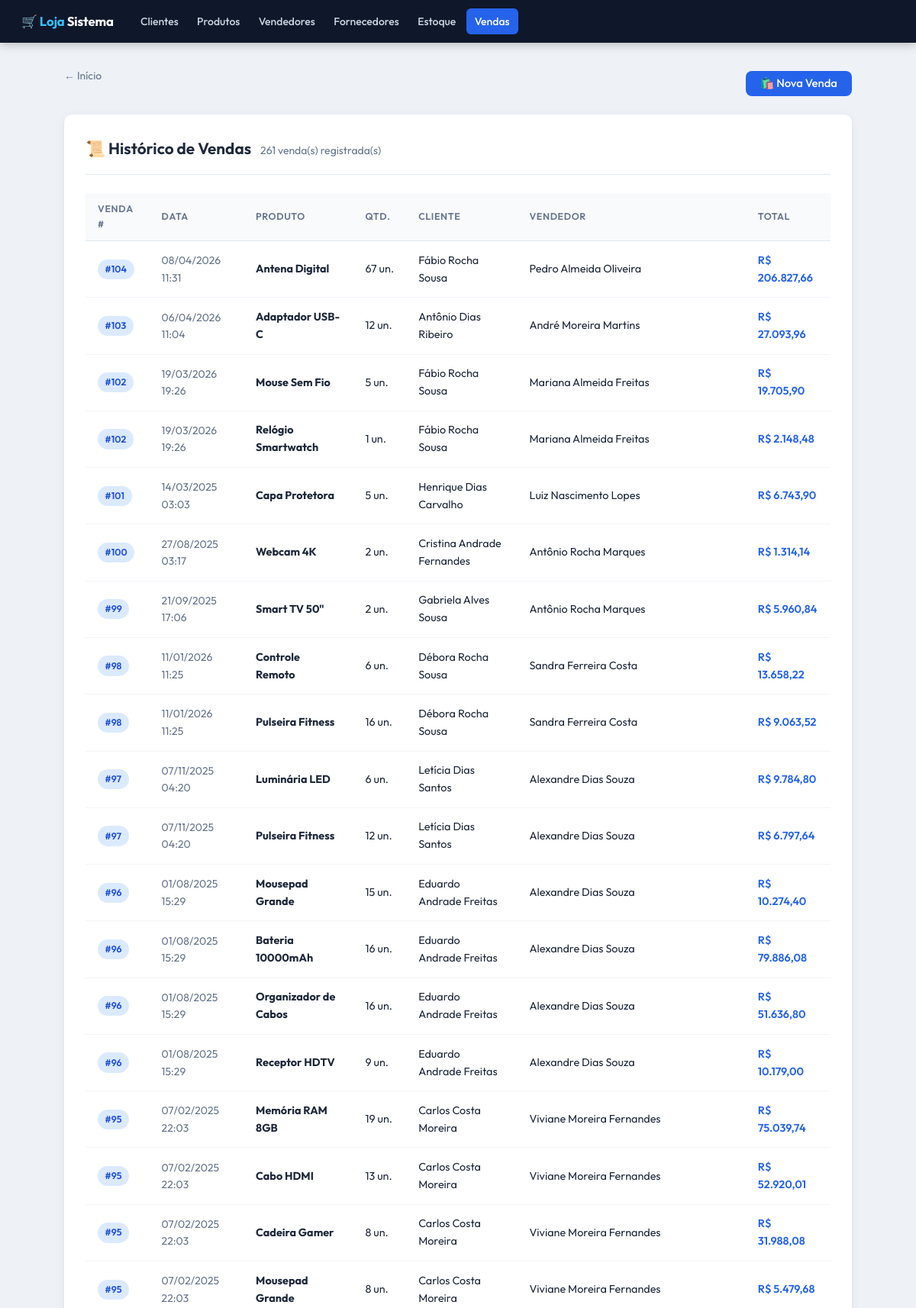
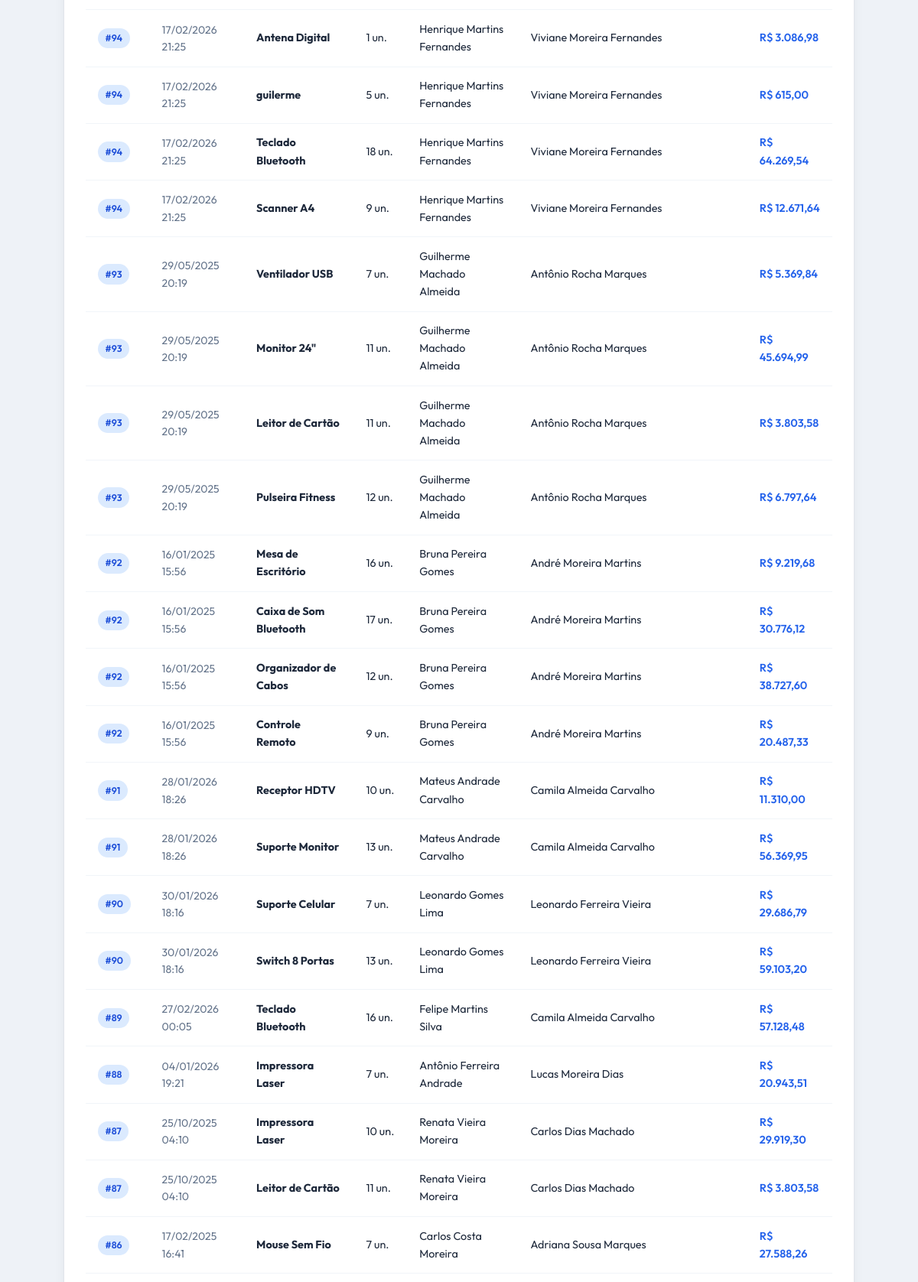
Page /venda/historico.php (signed in, upper part) on the committed database (2 pictures, top to bottom).
### tables this page shows
CREATE TABLE `venda` (
  `id` int(11) NOT NULL,
  `data` datetime DEFAULT current_timestamp(),
  `id_cliente` int(11) NOT NULL,
  `id_vendedor` int(11) NOT NULL
);

CREATE TABLE `produto` (
  `id` int(11) NOT NULL,
  `nome` varchar(100) NOT NULL,
  `descricao` text NOT NULL,
  `preco` decimal(10,2) NOT NULL
);

CREATE TABLE `item_venda` (
  `id` int(11) NOT NULL,
  `id_venda` int(11) NOT NULL,
  `id_produto` int(11) NOT NULL,
  `quantidade` int(11) NOT NULL
);

CREATE TABLE `cliente` (
  `id` int(11) NOT NULL,
  `nome` varchar(100) NOT NULL,
  `cpf` varchar(11) NOT NULL,
  `endereco_cliente` int(100) NOT NULL
);

CREATE TABLE `vendedor` (
  `id` int(11) NOT NULL,
  `nome` varchar(100) NOT NULL
);

### venda/historico.php (the view, shortened to what this page needs)
<!DOCTYPE html>
<html lang="pt-BR">
<head>
  <link rel="stylesheet" href="../estilo.css">
</head>
<body>
<nav class="navbar">
  <a href="../index.php" class="nav-brand">🛒 <span class="destaque">Loja</span> Sistema</a>
  <div class="nav-links">
    <a href="../cliente/cadastrar.php">Clientes</a>
    <a href="../produto/cadastrar.php">Produtos</a>
    <a href="../vendedor/cadastrar.php">Vendedores</a>
    <a href="../fornecedor/cadastrar.php">Fornecedores</a>
    <a href="../estoque/entrada.php">Estoque</a>
    <a href="../venda/vender.php" class="ativo">Vendas</a>
  </div>
</nav>
<?php
include("../conexao.php");
$sql = "
    SELECT
        venda.id,
        venda.data,
        cliente.nome    AS cliente,
        vendedor.nome   AS vendedor,
        produto.nome    AS produto,
        produto.preco,
        item_venda.quantidade
    FROM venda
    JOIN cliente    ON cliente.id   = venda.id_cliente    -- conecta com a tabela de clientes
    JOIN vendedor   ON vendedor.id  = venda.id_vendedor   -- conecta com a tabela de vendedores
    JOIN item_venda ON item_venda.id_venda  = venda.id    -- conecta com os itens de cada venda
    JOIN produto    ON produto.id   = item_venda.id_produto -- conecta com a tabela de produtos
    ORDER BY venda.id DESC                                -- da venda mais recente para a mais antiga
";
$vendas = $pdo->query($sql)->fetchAll();
?>
<div class="container-largo">
  <div style="display:flex; justify-content:space-between; align-items:center; margin-bottom:1.25rem">
    <a href="../index.html" class="link-voltar">← Início</a>
    <a href="vender.php" class="btn btn-primario">🛍️ Nova Venda</a>
  </div>
  <div class="card">
    <div class="card-topo">
      <h2>📜 Histórico de Vendas</h2>
      <p><?= count($vendas) ?> venda(s) registrada(s)</p>
    </div>
    <?php if (empty($vendas)): ?>
      <div class="estado-vazio">
        <div class="icone">🛍️</div>
        <p>Nenhuma venda registrada ainda.</p>
        <a href="vender.php" class="btn btn-primario" style="margin-top:1rem">Realizar a primeira venda</a>
      </div>
    <?php else: ?>
      <div class="tabela-wrapper">
        <table>
          <thead>
            <tr>
              <th>Venda #</th>
              <th>Data</th>
              <th>Produto</th>
              <th>Qtd.</th>
              <th>Cliente</th>
              <th>Vendedor</th>
              <th>Total</th>
            </tr>
          </thead>
          <tbody>
            <?php foreach ($vendas as $v): ?>
              <?php
              $total = $v['preco'] * $v['quantidade'];
              $data = date('d/m/Y H:i', strtotime($v['data']));
              ?>
              <tr>
                <td><span class="badge badge-azul">#<?= $v['id'] ?></span></td>
                <td style="color:var(--text-muted); font-size:0.875rem"><?= $data ?></td>
                <td><strong><?= htmlspecialchars($v['produto']) ?></strong></td>
                <td><?= $v['quantidade'] ?> un.</td>
                <td><?= htmlspecialchars($v['cliente']) ?></td>
                <td><?= htmlspecialchars($v['vendedor']) ?></td>
                <td style="font-weight:600; color:var(--primary)">
                  R$ <?= number_format($total, 2, ',', '.') ?>
                </td>
              </tr>
            <?php endforeach; ?>
          </tbody>
        </table>
      </div>
    <?php endif; ?>
  </div>
</div>
</body>
</html>

### estilo.css (style rules this page uses)
:root { --bg: #eef2f7; --surface: #ffffff; --nav-bg: #0f172a; --nav-text: #cbd5e1; --nav-hover: rgba(255,255,255,0.08); --primary: #2563eb; --primary-dark: #1d4ed8; --primary-light: #dbeafe; --success: #10b981; --success-light: #d1fae5; --danger: #ef4444; --danger-light: #fee2e2; --warning: #f59e0b; --warning-light: #fef3c7; --text: #1e293b; --text-muted: #64748b; --border: #e2e8f0; --radius: 0.625rem; --shadow: 0 1px 3px rgba(0,0,0,0.07), 0 4px 16px rgba(0,0,0,0.05); --shadow-md: 0 4px 12px rgba(0,0,0,0.08), 0 1px 3px rgba(0,0,0,0.05); }
*, *::before, *::after { box-sizing: border-box; margin: 0; padding: 0; }
body { font-family: 'Outfit', sans-serif; background: var(--bg); color: var(--text); min-height: 100vh; line-height: 1.6; }
.navbar { background: var(--nav-bg); padding: 0 1.75rem; height: 3.5rem; display: flex; align-items: center; gap: 1.5rem; position: sticky; top: 0; z-index: 100; box-shadow: 0 2px 12px rgba(0,0,0,0.25); }
.nav-brand { color: #fff; font-weight: 700; font-size: 1.05rem; text-decoration: none; white-space: nowrap; letter-spacing: -0.01em; }
.nav-brand .destaque { color: #38bdf8; }
.nav-links { display: flex; gap: 0.125rem; flex-wrap: wrap; }
.nav-links a { color: var(--nav-text); text-decoration: none; padding: 0.375rem 0.7rem; border-radius: 0.375rem; font-size: 0.875rem; font-weight: 500; transition: background 0.15s, color 0.15s; }
.nav-links a.ativo { background: var(--primary); color: #fff; }
.container-largo { max-width: 1080px; margin: 2rem auto; padding: 0 1.5rem; }
.card { background: var(--surface); border-radius: var(--radius); box-shadow: var(--shadow); padding: 1.75rem; margin-bottom: 1.5rem; }
.card-topo { margin-bottom: 1.5rem; padding-bottom: 1rem; border-bottom: 1px solid var(--border); display: flex; align-items: baseline; gap: 0.75rem; flex-wrap: wrap; }
.card-topo h2 { font-size: 1.3rem; font-weight: 650; color: var(--text); }
.card-topo p { color: var(--text-muted); font-size: 0.875rem; }
.btn { display: inline-flex; align-items: center; gap: 0.4rem; padding: 0.575rem 1.2rem; border: none; border-radius: 0.5rem; font-family: 'Outfit', sans-serif; font-size: 0.925rem; font-weight: 500; cursor: pointer; text-decoration: none; transition: all 0.15s; line-height: 1; white-space: nowrap; }
.btn-primario { background: var(--primary); color: white; }
.tabela-wrapper { overflow-x: auto; }
table { width: 100%; border-collapse: collapse; font-size: 0.9rem; }
thead th { background: #f8fafc; color: var(--text-muted); font-weight: 600; font-size: 0.78rem; text-transform: uppercase; letter-spacing: 0.05em; padding: 0.7rem 1rem; text-align: left; border-bottom: 1px solid var(--border); }
tbody td { padding: 0.85rem 1rem; border-bottom: 1px solid #f1f5f9; color: var(--text); vertical-align: middle; }
.badge { display: inline-block; padding: 0.2rem 0.6rem; border-radius: 9999px; font-size: 0.775rem; font-weight: 600; }
.badge-azul { background: #dbeafe; color: #1d4ed8; }
.link-voltar { display: inline-flex; align-items: center; gap: 0.35rem; color: var(--text-muted); font-size: 0.875rem; text-decoration: none; margin-bottom: 1.25rem; transition: color 0.15s; }

### rows in the picture
venda: id "104", data "08/04/2026 11:31", produto.nome "Antena Digital", item_venda.quantidade "67", id_cliente.nome "Fábio Rocha Sousa", id_vendedor.nome "Pedro Almeida Oliveira", produto.preco "206.827,66"
venda: id "103", data "06/04/2026 11:04", produto.nome "Adaptador USB-C", item_venda.quantidade "12", id_cliente.nome "Antônio Dias Ribeiro", id_vendedor.nome "André Moreira Martins", produto.preco "27.093,96"
venda: id "102", data "19/03/2026 19:26", produto.nome "Mouse Sem Fio", item_venda.quantidade "5", id_cliente.nome "Fábio Rocha Sousa", id_vendedor.nome "Mariana Almeida Freitas", produto.preco "19.705,90", produto.nome "Relógio Smartwatch", item_venda.quantidade "1", produto.preco "2.148,48"
venda: id "101", data "14/03/2025 03:03", produto.nome "Capa Protetora", item_venda.quantidade "5", id_cliente.nome "Henrique Dias Carvalho", id_vendedor.nome "Luiz Nascimento Lopes", produto.preco "6.743,90"
venda: id "100", data "27/08/2025 03:17", produto.nome "Webcam 4K", item_venda.quantidade "2", id_cliente.nome "Cristina Andrade Fernandes", id_vendedor.nome "Antônio Rocha Marques", produto.preco "1.314,14"
venda: id "99", data "21/09/2025 17:06", produto.nome "Smart TV 50\"", item_venda.quantidade "2", id_cliente.nome "Gabriela Alves Sousa", id_vendedor.nome "Antônio Rocha Marques", produto.preco "5.960,84"
venda: id "98", data "11/01/2026 11:25", produto.nome "Controle Remoto", item_venda.quantidade "6", id_cliente.nome "Débora Rocha Sousa", id_vendedor.nome "Sandra Ferreira Costa", produto.preco "13.658,22", produto.nome "Pulseira Fitness", item_venda.quantidade "16", produto.preco "9.063,52"
venda: id "97", data "07/11/2025 04:20", produto.nome "Luminária LED", item_venda.quantidade "6", id_cliente.nome "Letícia Dias Santos", id_vendedor.nome "Alexandre Dias Souza", produto.preco "9.784,80", produto.nome "Pulseira Fitness", item_venda.quantidade "12", produto.preco "6.797,64"
venda: id "96", data "01/08/2025 15:29", produto.nome "Mousepad Grande", item_venda.quantidade "15", id_cliente.nome "Eduardo Andrade Freitas", id_vendedor.nome "Alexandre Dias Souza", produto.preco "10.274,40", produto.nome "Bateria 10000mAh", item_venda.quantidade "16", produto.preco "79.886,08", produto.nome "Organizador de Cabos", produto.preco "51.636,80", produto.nome "Receptor HDTV", item_venda.quantidade "9", produto.preco "10.179,00"
venda: id "95", data "07/02/2025 22:03", produto.nome "Memória RAM 8GB", item_venda.quantidade "19", id_cliente.nome "Carlos Costa Moreira", id_vendedor.nome "Viviane Moreira Fernandes", produto.preco "75.039,74", produto.nome "Cabo HDMI", item_venda.quantidade "13", produto.preco "52.920,01", produto.nome "Cadeira Gamer", item_venda.quantidade "8", produto.preco "31.988,08", produto.nome "Mousepad Grande", produto.preco "5.479,68"
venda: id "94", data "17/02/2026 21:25", produto.nome "Antena Digital", item_venda.quantidade "1", id_cliente.nome "Henrique Martins Fernandes", id_vendedor.nome "Viviane Moreira Fernandes", produto.preco "3.086,98", produto.nome "guilerme", item_venda.quantidade "5", produto.preco "615,00", produto.nome "Teclado Bluetooth", item_venda.quantidade "18", produto.preco "64.269,54", produto.nome "Scanner A4", item_venda.quantidade "9", produto.preco "12.671,64"
venda: id "93", data "29/05/2025 20:19", produto.nome "Ventilador USB", item_venda.quantidade "7", id_cliente.nome "Guilherme Machado Almeida", id_vendedor.nome "Antônio Rocha Marques", produto.preco "5.369,84", produto.nome "Monitor 24\"", item_venda.quantidade "11", produto.preco "45.694,99", produto.nome "Leitor de Cartão", produto.preco "3.803,58", produto.nome "Pulseira Fitness", item_venda.quantidade "12", produto.preco "6.797,64"
venda: id "92", data "16/01/2025 15:56", produto.nome "Mesa de Escritório", item_venda.quantidade "16", id_cliente.nome "Bruna Pereira Gomes", id_vendedor.nome "André Moreira Martins", produto.preco "9.219,68", produto.nome "Caixa de Som Bluetooth", item_venda.quantidade "17", produto.preco "30.776,12", produto.nome "Organizador de Cabos", item_venda.quantidade "12", produto.preco "38.727,60", produto.nome "Controle Remoto", item_venda.quantidade "9", produto.preco "20.487,33"
venda: id "91", data "28/01/2026 18:26", produto.nome "Receptor HDTV", item_venda.quantidade "10", id_cliente.nome "Mateus Andrade Carvalho", id_vendedor.nome "Camila Almeida Carvalho", produto.preco "11.310,00", produto.nome "Suporte Monitor", item_venda.quantidade "13", produto.preco "56.369,95"
venda: id "90", data "30/01/2026 18:16", produto.nome "Suporte Celular", item_venda.quantidade "7", id_cliente.nome "Leonardo Gomes Lima", id_vendedor.nome "Leonardo Ferreira Vieira", produto.preco "29.686,79", produto.nome "Switch 8 Portas", item_venda.quantidade "13", produto.preco "59.103,20"
venda: id "89", data "27/02/2026 00:05", produto.nome "Teclado Bluetooth", item_venda.quantidade "16", id_cliente.nome "Felipe Martins Silva", id_vendedor.nome "Camila Almeida Carvalho", produto.preco "57.128,48"
venda: id "88", data "04/01/2026 19:21", produto.nome "Impressora Laser", item_venda.quantidade "7", id_cliente.nome "Antônio Ferreira Andrade", id_vendedor.nome "Lucas Moreira Dias", produto.preco "20.943,51"
venda: id "87", data "25/10/2025 04:10", produto.nome "Impressora Laser", item_venda.quantidade "10", id_cliente.nome "Renata Vieira Moreira", id_vendedor.nome "Carlos Dias Machado", produto.preco "29.919,30", produto.nome "Leitor de Cartão", item_venda.quantidade "11", produto.preco "3.803,58"
venda: id "86", data "17/02/2025 16:41", produto.nome "Mouse Sem Fio", item_venda.quantidade "7", id_cliente.nome "Carlos Costa Moreira", id_vendedor.nome "Adriana Sousa Marques", produto.preco "27.588,26"

### other values in the picture
count($vendas) "261"
